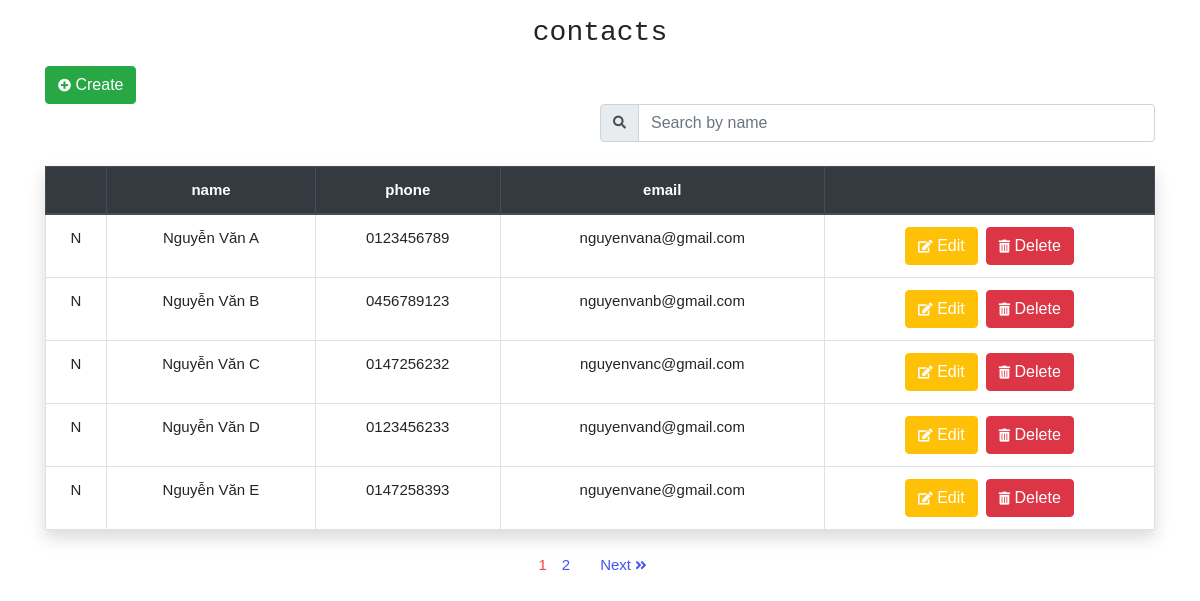
The page / on the database its author committed.
### tables this page shows
CREATE TABLE `ma` (
  `idma` int(1) NOT NULL,
  `name` varchar(20) DEFAULT NULL,
  `phone` varchar(10) DEFAULT NULL,
  `email` varchar(20) DEFAULT NULL
);

### index.php (the view, shortened to what this page needs)
<?php
	include_once 'conn.php';
	$result = mysqli_query($con, 'SELECT count(idma) as total FROM ma');
	$row = mysqli_fetch_assoc($result);
	$total_records = $row['total'];
	$current_page = isset($_GET['page']) ? $_GET['page'] : 1;
	$limit = 5;
	$total_page = ceil($total_records / $limit);
	$start = ($current_page - 1) * $limit;
?>
<!DOCTYPE html>
<html lang="en">
<head>
	<link rel="stylesheet" href="https://stackpath.bootstrapcdn.com/bootstrap/4.3.1/css/bootstrap.min.css">
	<link rel="stylesheet" href="https://cdnjs.cloudflare.com/ajax/libs/font-awesome/5.11.2/css/all.min.css">
</head>
<body>
	<div class="container pt-3">
		<h3 class="text-center text-monospace pb-2">contacts</h3>
		<a class="text-white btn btn-success" href="insert.php"><i class="fas fa-plus-circle"></i> Create</a>
		<div class="input-group mb-3 w-50 ml-auto">
				<div class="input-group-prepend ">
					<span class="input-group-text" id="basic-addon1"><i class="fas fa-search"></i></span>
				</div>
				<input type="text" class="form-control" id="myInput" name="search" placeholder="Search by name">
		</div>
		<div class="shadow">
			<table class="table table-bordered mt-4" id="myTable">
				<thead class="thead-dark">
					<tr>
						<th scope="col"></th>
						<th scope="col">name</th>
						<th scope="col">phone</th>
						<th scope="col">email</th>
						<th scope="col"></th>
					</tr>
				</thead>
				<tbody>
					<?php
						include_once 'conn.php';
						$q = " SELECT * FROM ma ORDER BY name LIMIT $start, $limit";
						$query = mysqli_query($con,$q);
						while ($row = mysqli_fetch_assoc($query)) {
					?>
					<tr>
						<td><?php echo $row['name'][0]; ?></td>
						<td><?php echo $row['name']; ?></td>
						<td><?php echo $row['phone']; ?></td>
						<td><?php echo $row['email']; ?></td>
						<td>
							<div class="d-flex justify-content-center">
								<a class="text-white btn btn-warning mr-2" href="update.php?ma=<?php echo $row['idma']; ?>"><i class="fas fa-edit"></i> Edit</a>
								<a onclick="return confirm('Bạn có thực sự muốn xóa nó')"; class="text-white btn btn-danger" href="delete.php?ma=<?php echo $row['idma']; ?>"><i class="fas fa-trash-alt"></i> Delete</a>
							</div>
						</td>
					</tr>
				<?php
					}
				 ?>
				</tbody>
			</table>
		</div>
		<div class=" pagination d-flex justify-content-center align-items-center pt-2">
			<?php
			for ($i = 1; $i <= $total_page; $i++){
				if ($i == $current_page){
					echo '<span>'.$i.'</span>  ';
				}
				else{
					echo '<a href="index.php?page='.$i.'">'.$i.'</a>  ';
				}
			}
			if ($current_page < $total_page && $total_page > 1){
				echo '<a href="index.php?page='.($current_page+1).'">Next <i class="fas fa-angle-double-right"></i></a>  ';
			}
			?>
		</div>
	</div>
</body>
</html>

### index.php (style rules this page uses)
body { font-size: 15px; font-family: sans-serif; }
.pagination > a { margin: 0 15px; color: #4254f5; }
span { color : #f54242; }
i.fas { font-size: 13px; }
th , tr { text-align: center; }

### rows shown on the page
ma: name "N", name "Nguyễn Văn A", phone "0123456789", email "nguyenvana@gmail.com"
ma: name "N", name "Nguyễn Văn B", phone "0456789123", email "nguyenvanb@gmail.com"
ma: name "N", name "Nguyễn Văn C", phone "0147256232", email "nguyenvanc@gmail.com"
ma: name "N", name "Nguyễn Văn D", phone "0123456233", email "nguyenvand@gmail.com"
ma: name "N", name "Nguyễn Văn E", phone "0147258393", email "nguyenvane@gmail.com"
